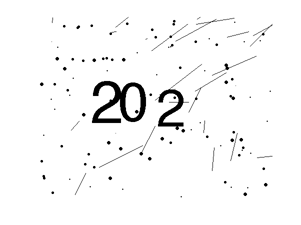
%> input picture sample.png, 301 x 225 px
$ octave --eval "result = DenoiseFunction(imread('sample.png'));"   (GNU Octave 9; MATLAB toolbox functions it lacks are replaced by stand-ins)
%> lines starting %> are read from the running program, lines starting %| are printed output that depends on the picture; in (x1, y1, x2, y2) boxes, pixels count from 0 and x2, y2 are one past the last pixel; in counts of white or black regions, pixels touching at a corner belong together; the program's own positions count from 1
function [outputArg1] = DenoiseFunction(I)
%DENOISEFUNCTION Denoise Image Function
%
    Ibinary= im2bw(I,graythresh(I));
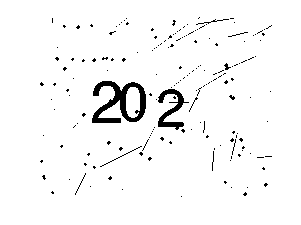
%> Ibinary: size 225x301 logical; 96.5% white; 176 black regions (168 under 20 px), largest, box (x1, y1, x2, y2) and area: (92, 81, 146, 123) 1020, (158, 89, 189, 130) 457, (100, 146, 142, 167) 42
    Ibinaryf = imfilter(Ibinary,fspecial('average',5),'replicate');
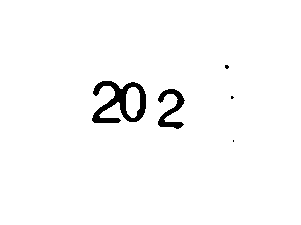
%> Ibinaryf: size 225x301 logical; 97.8% white; 5 black regions (3 under 20 px), largest, box (x1, y1, x2, y2) and area: (92, 81, 146, 123) 1019, (158, 89, 185, 129) 450
    se1 =strel('disk',1);
    IbinaryAfterClosing=imclose(Ibinaryf,se1);
%> IbinaryAfterClosing: size 225x301 logical; 97.8% white; 4 black regions (2 under 20 px), largest, box (x1, y1, x2, y2) and area: (92, 81, 146, 123) 1019, (158, 89, 185, 129) 449
    outputArg1 = IbinaryAfterClosing;
end
